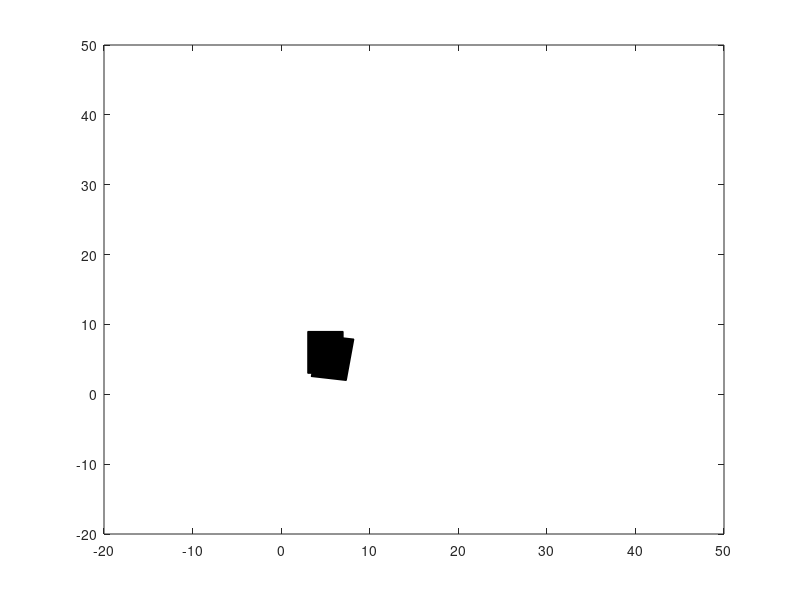

MATLAB code for this plot:
clc;
x=[3 3 7 7];
y=[3 9 9 3];
rect=fill(x,y,'black');
hold on;
theta = (3.14/4)*360;
v=[cos(theta) -sin(theta) 0;sin(theta) cos(theta) 0;0 0 1];
s=get(rect,'vertices')';
a=[1 1 1 1];
s=[s;a];
w=v*s;
x1=w(1:1,:);
y1=w(2:2,:);
rect2=fill(x1,y1,'black');
axis([-20 50 -20 50])